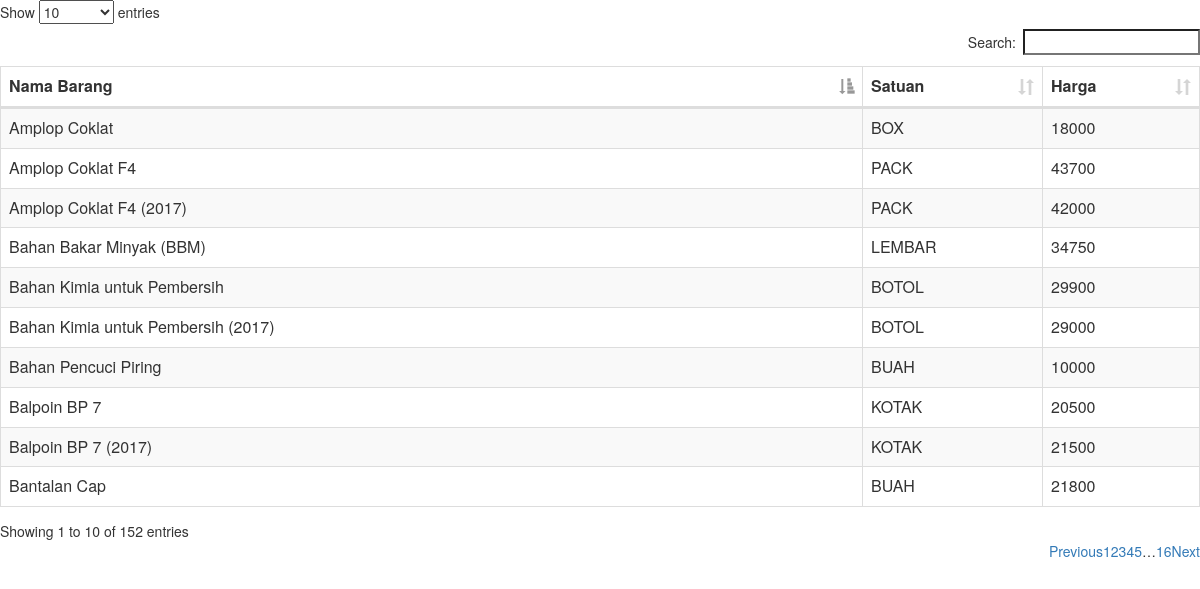
/datatable.php, run on the app's committed database.
### tables this page shows
CREATE TABLE IF NOT EXISTS `databarang` (
  `no` int(10) NOT NULL AUTO_INCREMENT,
  `nama_barang` varchar(500) NOT NULL,
  `stok_awal` float NOT NULL,
  `stok_akhir` float NOT NULL,
  `satuan` varchar(50) NOT NULL,
  `harga_satuan` float NOT NULL,
  `kode` int(10) NOT NULL,
  PRIMARY KEY (`no`),
  KEY `nama_barang` (`nama_barang`)
);

### datatable.php (the view, shortened to what this page needs)
<link rel="stylesheet" href="dataTables.bootstrap.min.css">
<link rel="stylesheet" href="bootstrap.min.css">
<table id="example" class="table table-striped table-bordered" cellspacing="0" width="100%">
        <thead>
        <tr>
        <th>Nama Barang</th>
        <th>Satuan</th>
        <th>Harga</th>
        </tr>
        </thead>
        <tbody>
<?php
$sql= mysql_query("select * from databarang");
while($data=mysql_fetch_array($sql)){?>
	<tr>
              <td><?php echo $data['nama_barang'] ?></td>
              <td><?php echo $data['satuan'] ?></td>
              <td><?php echo $data['harga_satuan'] ?></td>
    </tr>
<?php
}
?>
    </tbody>
    </table>

### data on the page
databarang: nama_barang "Amplop Coklat", satuan "BOX", harga_satuan "18000"
databarang: nama_barang "Amplop Coklat F4", satuan "PACK", harga_satuan "43700"
databarang: nama_barang "Amplop Coklat F4 (2017)", satuan "PACK", harga_satuan "42000"
databarang: nama_barang "Bahan Bakar Minyak (BBM)", satuan "LEMBAR", harga_satuan "34750"
databarang: nama_barang "Bahan Kimia untuk Pembersih", satuan "BOTOL", harga_satuan "29900"
databarang: nama_barang "Bahan Kimia untuk Pembersih (2017)", satuan "BOTOL", harga_satuan "29000"
databarang: nama_barang "Bahan Pencuci Piring", satuan "BUAH", harga_satuan "10000"
databarang: nama_barang "Balpoin BP 7", satuan "KOTAK", harga_satuan "20500"
databarang: nama_barang "Balpoin BP 7 (2017)", satuan "KOTAK", harga_satuan "21500"
databarang: nama_barang "Bantalan Cap", satuan "BUAH", harga_satuan "21800"
